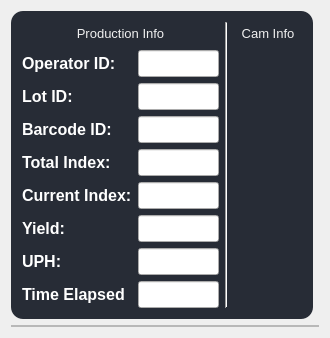
<?xml version="1.0" encoding="UTF-8"?>
<ui version="4.0">
 <class>ProductionPageClass</class>
 <widget class="QWidget" name="ProductionPageClass">
  <property name="geometry">
   <rect>
    <x>0</x>
    <y>0</y>
    <width>330</width>
    <height>329</height>
   </rect>
  </property>
  <property name="windowTitle">
   <string>ProductionPage</string>
  </property>
  <property name="styleSheet">
   <string notr="true">QToolButton {
  background-color: transparent;
  color: #F0F0F0;
  border-radius: 4px;
  margin: 0px;
  padding: 2px;
}

QToolButton:checked {
  margin: 1px;
  background-color: transparent;
  border: 1px solid #FFE723;
}

QToolButton:checked:disabled {
  border: 1px solid #CFBB1C;
}

QToolButton:pressed {
   margin: 1px;
   border: 1px solid #FFE723;
}

QToolButton:disabled {
	color: #6e6e6e;
	background-color: #444444;
	border: 2px solid #444444;
}

QToolButton:disabled:hover {
  border: 1px solid #32414B;
}

QToolButton:hover {
 background-color: #21252B;
}

QFrame#frame_analytics{
	background-color: rgb(39, 44, 54);
	border-radius: 12px;
}

QFrame#frame_camViewer{
	background-color: rgb(39, 44, 54);
	border-radius: 12px;
}
</string>
  </property>
  <layout class="QGridLayout" name="gridLayout_5">
   <item row="0" column="0">
    <widget class="QFrame" name="frame_analytics">
     <property name="sizePolicy">
      <sizepolicy hsizetype="Preferred" vsizetype="Fixed">
       <horstretch>0</horstretch>
       <verstretch>0</verstretch>
      </sizepolicy>
     </property>
     <property name="maximumSize">
      <size>
       <width>16777215</width>
       <height>325</height>
      </size>
     </property>
     <property name="frameShape">
      <enum>QFrame::StyledPanel</enum>
     </property>
     <property name="frameShadow">
      <enum>QFrame::Raised</enum>
     </property>
     <layout class="QGridLayout" name="gridLayout_3">
      <item row="1" column="0">
       <layout class="QGridLayout" name="gridLayout_2">
        <item row="3" column="0">
         <widget class="QLabel" name="label_6">
          <property name="font">
           <font>
            <pointsize>12</pointsize>
            <weight>75</weight>
            <bold>true</bold>
           </font>
          </property>
          <property name="styleSheet">
           <string notr="true">color:white</string>
          </property>
          <property name="text">
           <string>Total Index:</string>
          </property>
          <property name="alignment">
           <set>Qt::AlignLeading|Qt::AlignLeft|Qt::AlignVCenter</set>
          </property>
         </widget>
        </item>
        <item row="4" column="0">
         <widget class="QLabel" name="label_2">
          <property name="font">
           <font>
            <pointsize>12</pointsize>
            <weight>75</weight>
            <bold>true</bold>
           </font>
          </property>
          <property name="styleSheet">
           <string notr="true">color:white</string>
          </property>
          <property name="text">
           <string>Current Index:</string>
          </property>
          <property name="alignment">
           <set>Qt::AlignLeading|Qt::AlignLeft|Qt::AlignVCenter</set>
          </property>
         </widget>
        </item>
        <item row="3" column="1">
         <widget class="QLineEdit" name="lineEdit_totalIndex">
          <property name="sizePolicy">
           <sizepolicy hsizetype="Preferred" vsizetype="Fixed">
            <horstretch>0</horstretch>
            <verstretch>0</verstretch>
           </sizepolicy>
          </property>
          <property name="font">
           <font>
            <pointsize>12</pointsize>
           </font>
          </property>
         </widget>
        </item>
        <item row="5" column="1">
         <widget class="QLineEdit" name="lineEdit_Yield">
          <property name="sizePolicy">
           <sizepolicy hsizetype="Preferred" vsizetype="Fixed">
            <horstretch>0</horstretch>
            <verstretch>0</verstretch>
           </sizepolicy>
          </property>
          <property name="font">
           <font>
            <pointsize>12</pointsize>
           </font>
          </property>
          <property name="readOnly">
           <bool>true</bool>
          </property>
         </widget>
        </item>
        <item row="6" column="0">
         <widget class="QLabel" name="label_4">
          <property name="font">
           <font>
            <pointsize>12</pointsize>
            <weight>75</weight>
            <bold>true</bold>
           </font>
          </property>
          <property name="styleSheet">
           <string notr="true">color:white</string>
          </property>
          <property name="text">
           <string>UPH:</string>
          </property>
          <property name="alignment">
           <set>Qt::AlignLeading|Qt::AlignLeft|Qt::AlignVCenter</set>
          </property>
         </widget>
        </item>
        <item row="0" column="1">
         <widget class="QLineEdit" name="lineEdit_operatorID">
          <property name="sizePolicy">
           <sizepolicy hsizetype="Preferred" vsizetype="Fixed">
            <horstretch>0</horstretch>
            <verstretch>0</verstretch>
           </sizepolicy>
          </property>
          <property name="font">
           <font>
            <pointsize>12</pointsize>
           </font>
          </property>
         </widget>
        </item>
        <item row="7" column="0">
         <widget class="QLabel" name="label_8">
          <property name="font">
           <font>
            <pointsize>12</pointsize>
            <weight>75</weight>
            <bold>true</bold>
           </font>
          </property>
          <property name="styleSheet">
           <string notr="true">color:white</string>
          </property>
          <property name="text">
           <string>Time Elapsed</string>
          </property>
          <property name="alignment">
           <set>Qt::AlignLeading|Qt::AlignLeft|Qt::AlignVCenter</set>
          </property>
         </widget>
        </item>
        <item row="5" column="0">
         <widget class="QLabel" name="label_3">
          <property name="font">
           <font>
            <pointsize>12</pointsize>
            <weight>75</weight>
            <bold>true</bold>
           </font>
          </property>
          <property name="styleSheet">
           <string notr="true">color:white</string>
          </property>
          <property name="text">
           <string>Yield:</string>
          </property>
          <property name="alignment">
           <set>Qt::AlignLeading|Qt::AlignLeft|Qt::AlignVCenter</set>
          </property>
         </widget>
        </item>
        <item row="0" column="0">
         <widget class="QLabel" name="label_5">
          <property name="font">
           <font>
            <pointsize>12</pointsize>
            <weight>75</weight>
            <bold>true</bold>
           </font>
          </property>
          <property name="styleSheet">
           <string notr="true">color:white</string>
          </property>
          <property name="text">
           <string>Operator ID:</string>
          </property>
          <property name="alignment">
           <set>Qt::AlignLeading|Qt::AlignLeft|Qt::AlignVCenter</set>
          </property>
         </widget>
        </item>
        <item row="7" column="1">
         <widget class="QLineEdit" name="lineEdit_timeElapsed">
          <property name="sizePolicy">
           <sizepolicy hsizetype="Preferred" vsizetype="Fixed">
            <horstretch>0</horstretch>
            <verstretch>0</verstretch>
           </sizepolicy>
          </property>
          <property name="font">
           <font>
            <pointsize>12</pointsize>
           </font>
          </property>
          <property name="readOnly">
           <bool>true</bool>
          </property>
         </widget>
        </item>
        <item row="6" column="1">
         <widget class="QLineEdit" name="lineEdit_UPH">
          <property name="sizePolicy">
           <sizepolicy hsizetype="Preferred" vsizetype="Fixed">
            <horstretch>0</horstretch>
            <verstretch>0</verstretch>
           </sizepolicy>
          </property>
          <property name="font">
           <font>
            <pointsize>12</pointsize>
           </font>
          </property>
          <property name="readOnly">
           <bool>true</bool>
          </property>
         </widget>
        </item>
        <item row="2" column="0">
         <widget class="QLabel" name="label_7">
          <property name="font">
           <font>
            <pointsize>12</pointsize>
            <weight>75</weight>
            <bold>true</bold>
           </font>
          </property>
          <property name="styleSheet">
           <string notr="true">color:white</string>
          </property>
          <property name="text">
           <string>Barcode ID:</string>
          </property>
          <property name="alignment">
           <set>Qt::AlignLeading|Qt::AlignLeft|Qt::AlignVCenter</set>
          </property>
         </widget>
        </item>
        <item row="2" column="1">
         <widget class="QLineEdit" name="lineEdit_barcodeID">
          <property name="sizePolicy">
           <sizepolicy hsizetype="Preferred" vsizetype="Fixed">
            <horstretch>0</horstretch>
            <verstretch>0</verstretch>
           </sizepolicy>
          </property>
          <property name="font">
           <font>
            <pointsize>12</pointsize>
           </font>
          </property>
         </widget>
        </item>
        <item row="4" column="1">
         <widget class="QLineEdit" name="lineEdit_currentIndex">
          <property name="sizePolicy">
           <sizepolicy hsizetype="Preferred" vsizetype="Fixed">
            <horstretch>0</horstretch>
            <verstretch>0</verstretch>
           </sizepolicy>
          </property>
          <property name="font">
           <font>
            <pointsize>12</pointsize>
           </font>
          </property>
          <property name="readOnly">
           <bool>true</bool>
          </property>
         </widget>
        </item>
        <item row="1" column="0">
         <widget class="QLabel" name="label">
          <property name="font">
           <font>
            <pointsize>12</pointsize>
            <weight>75</weight>
            <bold>true</bold>
           </font>
          </property>
          <property name="styleSheet">
           <string notr="true">color:white</string>
          </property>
          <property name="text">
           <string>Lot ID:</string>
          </property>
         </widget>
        </item>
        <item row="1" column="1">
         <widget class="QLineEdit" name="lineEdit_lotID">
          <property name="font">
           <font>
            <pointsize>12</pointsize>
           </font>
          </property>
         </widget>
        </item>
       </layout>
      </item>
      <item row="1" column="2">
       <widget class="QScrollArea" name="scrollArea">
        <property name="font">
         <font>
          <pointsize>12</pointsize>
         </font>
        </property>
        <property name="styleSheet">
         <string notr="true">background-color: rgb(39, 44, 54);
border-radius: 12px;</string>
        </property>
        <property name="widgetResizable">
         <bool>true</bool>
        </property>
        <widget class="QWidget" name="scrollAreaWidgetContents">
         <property name="geometry">
          <rect>
           <x>0</x>
           <y>0</y>
           <width>121</width>
           <height>220</height>
          </rect>
         </property>
         <layout class="QGridLayout" name="gridLayout_6">
          <item row="0" column="0">
           <layout class="QGridLayout" name="gridLayout_4"/>
          </item>
         </layout>
        </widget>
       </widget>
      </item>
      <item row="0" column="0">
       <widget class="QToolButton" name="toolButton_runningIcon">
        <property name="sizePolicy">
         <sizepolicy hsizetype="Preferred" vsizetype="Fixed">
          <horstretch>0</horstretch>
          <verstretch>0</verstretch>
         </sizepolicy>
        </property>
        <property name="font">
         <font>
          <pointsize>10</pointsize>
         </font>
        </property>
        <property name="text">
         <string>Production Info</string>
        </property>
        <property name="icon">
         <iconset resource="VisionApp.qrc">
          <normaloff>:/VisionApp/Icon/icon8/production-ezgif.com-gif-maker.gif</normaloff>:/VisionApp/Icon/icon8/production-ezgif.com-gif-maker.gif</iconset>
        </property>
        <property name="iconSize">
         <size>
          <width>50</width>
          <height>50</height>
         </size>
        </property>
        <property name="toolButtonStyle">
         <enum>Qt::ToolButtonTextBesideIcon</enum>
        </property>
       </widget>
      </item>
      <item row="0" column="2">
       <widget class="QToolButton" name="toolButton_camIcon">
        <property name="sizePolicy">
         <sizepolicy hsizetype="Preferred" vsizetype="Fixed">
          <horstretch>0</horstretch>
          <verstretch>0</verstretch>
         </sizepolicy>
        </property>
        <property name="font">
         <font>
          <pointsize>10</pointsize>
         </font>
        </property>
        <property name="text">
         <string>Cam Info</string>
        </property>
        <property name="icon">
         <iconset resource="VisionApp.qrc">
          <normaloff>:/8Icon/Icon/icon8/icons8-camera-50.png</normaloff>:/8Icon/Icon/icon8/icons8-camera-50.png</iconset>
        </property>
        <property name="iconSize">
         <size>
          <width>50</width>
          <height>50</height>
         </size>
        </property>
        <property name="toolButtonStyle">
         <enum>Qt::ToolButtonTextBesideIcon</enum>
        </property>
       </widget>
      </item>
      <item row="0" column="1" rowspan="2">
       <widget class="Line" name="line">
        <property name="orientation">
         <enum>Qt::Vertical</enum>
        </property>
       </widget>
      </item>
     </layout>
    </widget>
   </item>
   <item row="1" column="0" colspan="2">
    <widget class="QFrame" name="frame">
     <property name="frameShape">
      <enum>QFrame::StyledPanel</enum>
     </property>
     <property name="frameShadow">
      <enum>QFrame::Raised</enum>
     </property>
     <layout class="QGridLayout" name="gridLayout_7">
      <property name="leftMargin">
       <number>0</number>
      </property>
      <property name="topMargin">
       <number>0</number>
      </property>
      <property name="rightMargin">
       <number>0</number>
      </property>
      <property name="bottomMargin">
       <number>0</number>
      </property>
      <item row="0" column="0">
       <layout class="QGridLayout" name="gridLayout_CamViewer"/>
      </item>
     </layout>
    </widget>
   </item>
  </layout>
 </widget>
 <layoutdefault spacing="6" margin="11"/>
 <resources>
  <include location="VisionApp.qrc"/>
 </resources>
 <connections/>
</ui>
